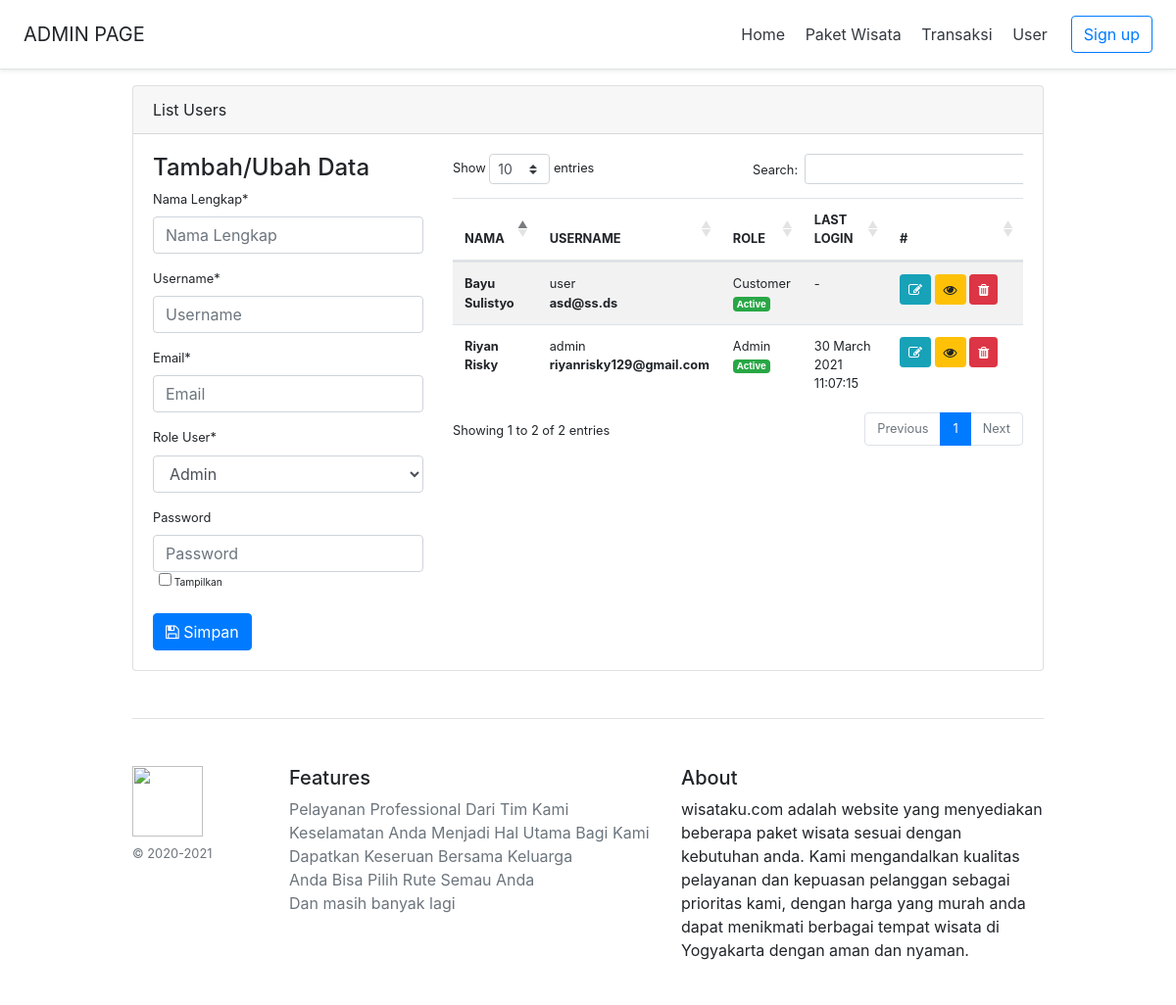
/admin/users.php, run on the app's committed database.
### tables this page shows
CREATE TABLE `users` (
  `id` int NOT NULL,
  `username` varchar(16)  NOT NULL,
  `password` varchar(255)  NOT NULL,
  `email` varchar(64) NOT NULL,
  `nama` varchar(64) NOT NULL,
  `role` varchar(16) NOT NULL DEFAULT 'customer',
  `status` tinyint NOT NULL DEFAULT '1',
  `last_login` int DEFAULT NULL,
  `create_at` int NOT NULL,
  `delete_at` int DEFAULT NULL
);

### admin/includes/users_function.php (called while the page is built, shortened)
<?php
$username = "";
$email = "";
$nama = "";
$role = "";
function getAllUsers()
{
	global $conn;
    $sql = "SELECT * FROM users ORDER BY `role` ASC, last_login DESC";
	$result = mysqli_query($conn, $sql);
	return mysqli_fetch_all($result, MYSQLI_ASSOC);
}
?>

### admin/users.php (the view, shortened to what this page needs)
<?php  include('../config.php'); ?>
<?php  include(ROOT_PATH . '/admin/includes/users_function.php'); ?>
<?php
  $users = getAllUsers();
?>
<?php require_once( ROOT_PATH . '/admin/includes/_head.php') ?>
</head>
<body>
<?php require_once( ROOT_PATH . '/admin/includes/_nav.php') ?>
<div class="container">
  <div class="card">
    <div class="card-header">
      List Users
    </div>
    <div class="card-body small">
      <div class="row">
        <div class="col-sm-4">
          <h4>Tambah/Ubah Data</h4>
          <?php if ($isEditingUser === true): ?>
            <form action="<?php echo BASE_URL . 'admin/users.php?edit-user='.$user_id; ?>" method="post">
            <?php else: ?>
              <form action="<?php echo BASE_URL . 'admin/users.php'; ?>" method="post">
            <?php endif ?>
            <div class="form-group">
              <label>Nama Lengkap*</label>
              <input type="text" required="" name="nama" value="<?= $nama ?>" class="form-control" placeholder="Nama Lengkap">
            </div>
            <div class="form-group">
              <label>Username*</label>
              <input type="text" required="" name="username" value="<?= $username ?>" class="form-control" placeholder="Username">
            </div>
            <div class="form-group">
              <label>Email*</label>
              <input type="email" required="" name="email" value="<?= $email ?>" class="form-control" placeholder="Email">
            </div>
            <div class="form-group">
              <label>Role User*</label>
              <select class="form-control" required="" name="role" value="<?= $role ?>">
                <option value="admin" <?= ($role=='admin'?'selected':'')?> >Admin</option>
              </select>
            </div><?php if ($isEditingUser === true): ?>
                <hr><small>Kosongi kolom password jika tidak ingin merubahnya</small>
              <?php endif ?>
            <div class="form-group">
              <label>Password</label>
              <input type="password" name="password" class="form-control" placeholder="Password">
              <small>&nbsp;&nbsp;<input type="checkbox" id="see"> <label for="see">Tampilkan</label></small>
            </div>
            <?php if ($isEditingUser === true): ?>
              <button type="submit" name="update_user" class="btn btn-primary"><i class="fa fa-floppy-o"></i> Update</button>
              <a href="users.php" class="btn btn-warning">Reset</a>
            <?php else: ?>
              <button type="submit" name="create_user" class="btn btn-primary"><i class="fa fa-floppy-o"></i> Simpan</button>
            <?php endif ?>
          </form>
        </div>
        <div class="col-sm-8">
          <?php if (empty($users)): ?>
            <h2 class="text-center">Users tidak ditemukan.</h2>
          <?php else: ?>
            <div class="table-responsive">
              <table class="table table-striped" id="datatable">
                <thead>
                  <tr>
                    <th>NAMA</th>
                    <th>USERNAME</th>
                    <th>ROLE</th>
                    <th>LAST LOGIN</th>
                    <th style="min-width:100px">#</th>
                  </tr>
                </thead>
                <tbody>
                  <?php foreach ($users as $key): ?>
                    <tr>
                      <td>
                        <strong><?= $key['nama'] ?></strong>
                      </td>
                      <td>
                        <?= $key['username'] ?> <br/>
                        <strong><?= $key['email'] ?></strong>
                      </td>
                      <td>
                        <?= ucwords($key['role']) ?> <br/>
                        <?php if($key['status'] == 1): ?>
                          <span class="badge badge-success">Active</span>
                        <?php else: ?>
                          <span class="badge badge-danger">Suspended</span>
                        <?php endif ?>
                      </td>
                      <td>
                      <?php if($key['last_login'] == NULL): ?>
                        -
                      <?php else: ?>
                        <?= date("d F Y", $key['last_login']) ?> <br/>
                        <?= date("H:i:s", $key['last_login']) ?>
                      <?php endif ?>
                      </td>
                      <td>
                        <a href="users.php?edit-user=<?= $key['id'] ?>" title="Ubah" class="btn btn-sm btn-info" data-toggle="tooltip" data-placement="top"><i class="fa fa-edit"></i></a>
                        <a href="users.php?change-user=<?= $key['id'] ?>" title="Aktif/Nonaktif" class="btn btn-sm btn-warning" data-toggle="tooltip" data-placement="top" onclick="return confirm('are you sure?')"><i class="fa fa-eye"></i></a>
                        <a href="users.php?delete-user=<?= $key['id'] ?>" title="Hapus" class="btn btn-sm btn-danger" data-toggle="tooltip" data-placement="top" onclick="return confirm('are you sure?')"><i class="fa fa-trash"></i></a>
                      </td>
                    </tr>
                  <?php endforeach ?>
                </tbody>
              </table>
            </div>
          <?php endif ?>
        </div>
      </div>
    </div>
  </div>
</div>
<?php require_once( ROOT_PATH . '/admin/includes/_foot.php') ?>
  </body>
</html>

### admin/includes/_head.php (style rules this page uses)
html { font-size: 14px; }
@media (min-width: 768px) { html { font-size: 16px; } }
.container { max-width: 960px; }

### data on the page
users: nama "Riyan Risky", username "admin", email "riyanrisky129@gmail.com", role "Admin", status "Active", last_login "30 March 2021", last_login "11:07:15"
users: nama "Bayu Sulistyo", username "user", email "asd@ss.ds", role "Customer", status "Active"
